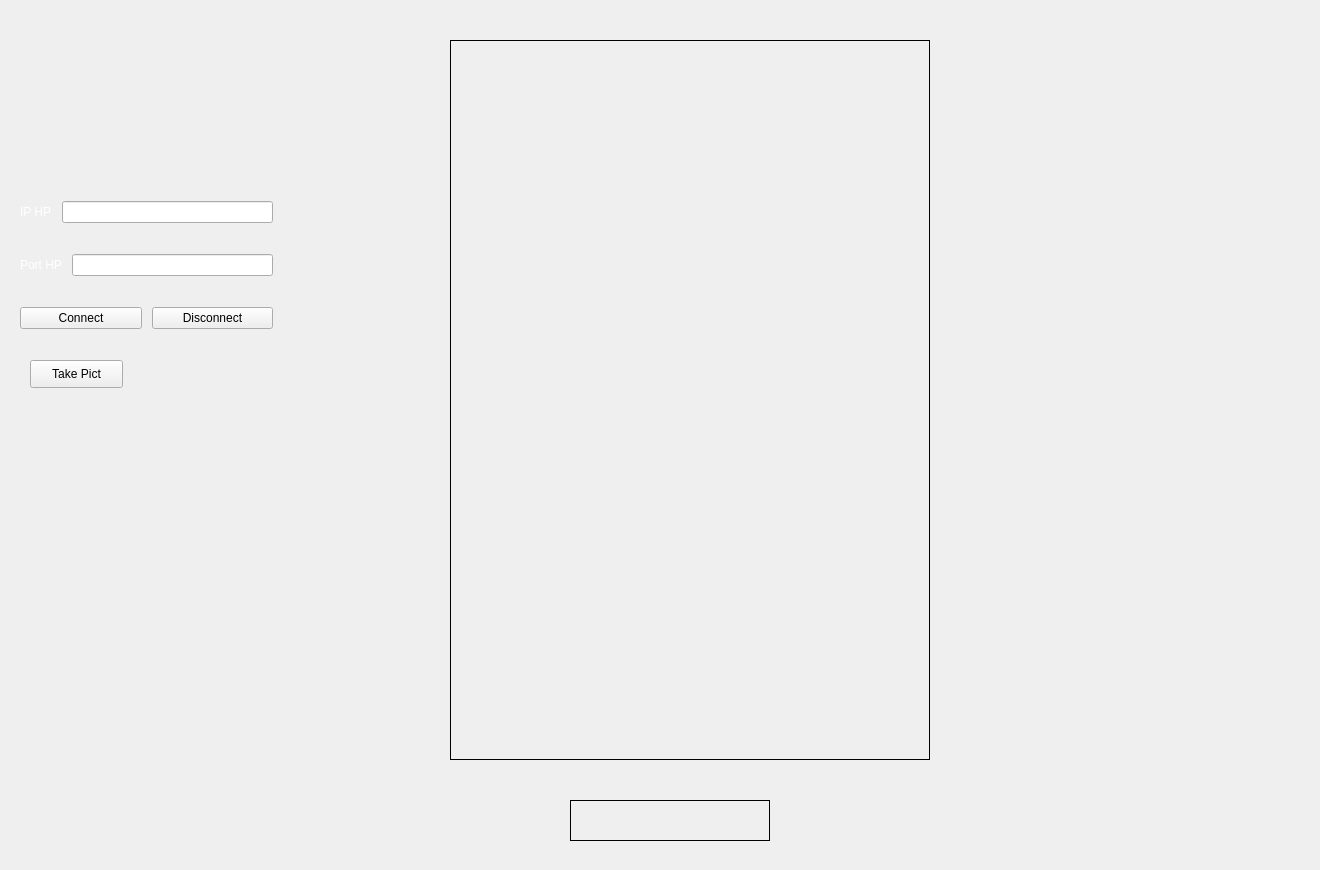
    <widget class="QWidget" name="tabDroneConnection">
     <property name="accessibleName">
      <string/>
     </property>
     <attribute name="title">
      <string>Drone Communication</string>
     </attribute>
     <widget class="QLabel" name="imgDrone">
      <property name="geometry">
       <rect>
        <x>450</x>
        <y>40</y>
        <width>480</width>
        <height>720</height>
       </rect>
      </property>
      <property name="minimumSize">
       <size>
        <width>480</width>
        <height>720</height>
       </size>
      </property>
      <property name="maximumSize">
       <size>
        <width>480</width>
        <height>720</height>
       </size>
      </property>
      <property name="baseSize">
       <size>
        <width>480</width>
        <height>720</height>
       </size>
      </property>
      <property name="styleSheet">
       <string notr="true"/>
      </property>
      <property name="frameShape">
       <enum>QFrame::Box</enum>
      </property>
      <property name="text">
       <string/>
      </property>
     </widget>
     <widget class="QLabel" name="labelPrediction">
      <property name="geometry">
       <rect>
        <x>570</x>
        <y>800</y>
        <width>200</width>
        <height>41</height>
       </rect>
      </property>
      <property name="minimumSize">
       <size>
        <width>200</width>
        <height>0</height>
       </size>
      </property>
      <property name="frameShape">
       <enum>QFrame::Box</enum>
      </property>
      <property name="text">
       <string/>
      </property>
     </widget>
     <widget class="QWidget" name="layoutWidget">
      <property name="geometry">
       <rect>
        <x>20</x>
        <y>180</y>
        <width>253</width>
        <height>171</height>
       </rect>
      </property>
      <layout class="QVBoxLayout" name="verticalLayout_22">
       <property name="spacing">
        <number>10</number>
       </property>
       <item>
        <layout class="QHBoxLayout" name="horizontalLayout_52">
         <item>
          <widget class="QLabel" name="label_50">
           <property name="styleSheet">
            <string notr="true">color: rgb(255, 255, 255);</string>
           </property>
           <property name="text">
            <string>IP HP</string>
           </property>
          </widget>
         </item>
         <item>
          <widget class="QLineEdit" name="ipHP">
           <property name="minimumSize">
            <size>
             <width>200</width>
             <height>0</height>
            </size>
           </property>
          </widget>
         </item>
        </layout>
       </item>
       <item>
        <layout class="QHBoxLayout" name="horizontalLayout_51">
         <item>
          <widget class="QLabel" name="label_51">
           <property name="styleSheet">
            <string notr="true">color: rgb(255, 255, 255);</string>
           </property>
           <property name="text">
            <string>Port HP</string>
           </property>
          </widget>
         </item>
         <item>
          <widget class="QLineEdit" name="portHP">
           <property name="minimumSize">
            <size>
             <width>200</width>
             <height>0</height>
            </size>
           </property>
          </widget>
         </item>
        </layout>
       </item>
       <item>
        <layout class="QHBoxLayout" name="horizontalLayout_50">
         <item>
          <widget class="QPushButton" name="buttonConnectDrone">
           <property name="minimumSize">
            <size>
             <width>100</width>
             <height>0</height>
            </size>
           </property>
           <property name="text">
            <string>Connect</string>
           </property>
          </widget>
         </item>
         <item>
          <widget class="QPushButton" name="buttonDisconnectDrone">
           <property name="minimumSize">
            <size>
             <width>100</width>
             <height>0</height>
            </size>
           </property>
           <property name="text">
            <string>Disconnect</string>
           </property>
          </widget>
         </item>
        </layout>
       </item>
      </layout>
     </widget>
     <widget class="QPushButton" name="pushButtonTakePict">
      <property name="geometry">
       <rect>
        <x>30</x>
        <y>360</y>
        <width>93</width>
        <height>28</height>
       </rect>
      </property>
      <property name="text">
       <string>Take Pict</string>
      </property>
     </widget>
     <widget class="QLabel" name="label_137">
      <property name="geometry">
       <rect>
        <x>4</x>
        <y>-5</y>
        <width>1291</width>
        <height>861</height>
       </rect>
      </property>
      <property name="text">
       <string/>
      </property>
      <property name="pixmap">
       <pixmap>robot_backgroundis.png</pixmap>
      </property>
      <property name="scaledContents">
       <bool>false</bool>
      </property>
     </widget>
     <widget class="QLabel" name="label_136">
      <property name="geometry">
       <rect>
        <x>100</x>
        <y>530</y>
        <width>1211</width>
        <height>311</height>
       </rect>
      </property>
      <property name="text">
       <string/>
      </property>
      <property name="pixmap">
       <pixmap>Barunastra.png</pixmap>
      </property>
      <property name="scaledContents">
       <bool>true</bool>
      </property>
     </widget>
     <zorder>label_137</zorder>
     <zorder>imgDrone</zorder>
     <zorder>labelPrediction</zorder>
     <zorder>layoutWidget</zorder>
     <zorder>pushButtonTakePict</zorder>
     <zorder>label_136</zorder>
    </widget>
